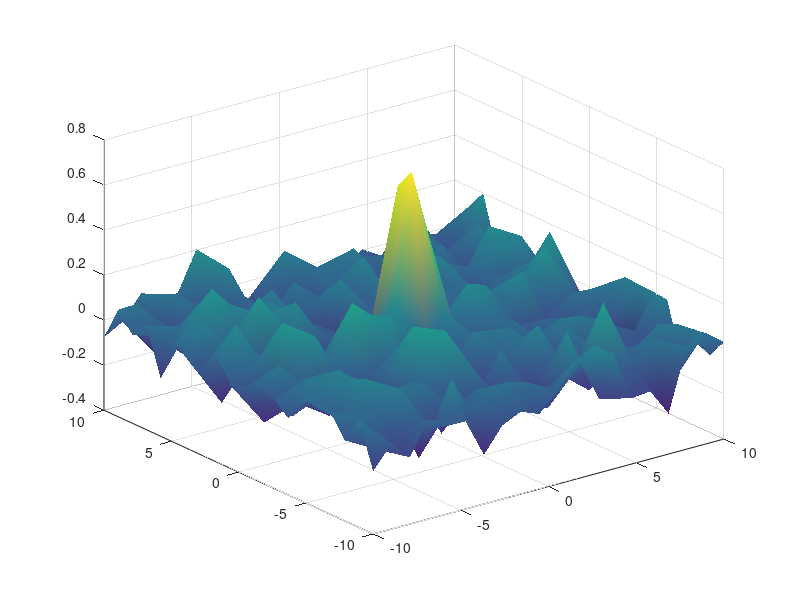

Here is the MATLAB script that generated this plot: (Note: this script raises an error after producing the figure.)
rng(0,'twister'); 
% For reproducibility 
n = 20; 

x = linspace(-10,10,n)'; 
y = linspace(-10,10,n)';

[xms,yms] = meshgrid(x,y);

zms = exp(-yms.^2-xms.^2)  + 0.1*randn(n,n);
z = exp(-y.^2-x.^2)  + 0.1*randn(n,1);

surf(xms,yms,zms); shading interp

%%
gprMdl = fitrgp([x y],z,'Basis','linear','FitMethod','exact','PredictMethod','exact');
%%
zpred = predict(gprMdl);
clf
patch(x,y,zpred,zpred); 